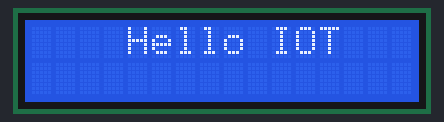
A sketch run on a simulated Arduino Uno, built with avr-gcc and run on an emulated ATmega328P. Parts: 16×2 character LCD.

Above: at 0.1 s.
At 0.6 s:
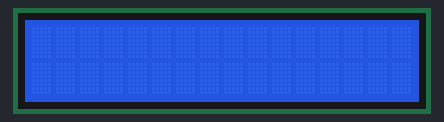

The sketch:

lcd.ino
```cpp
#include<LiquidCrystal.h>
int LCDcol=16;
int LCDrow=2;

LiquidCrystal lcd(0,1,5,4,3,2);
void setup() {
  // put your setup code here, to run once:

lcd.begin(LCDcol,LCDrow);
}

void loop() {
 lcd.setCursor(4,0);
  lcd.print("Hello IOT");
  delay(500);
  lcd.clear();
  delay(500);


  // put your main code here, to run repeatedly:

}
```

Measured:
- what the display in image 1 shows lasts 0.5 s, from 0.6 s to 1.1 s
